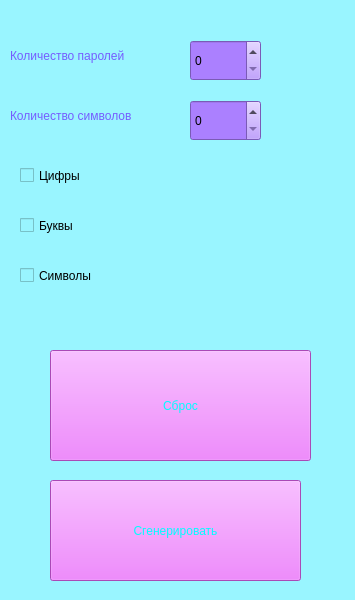
<?xml version="1.0" encoding="UTF-8"?>
<ui version="4.0">
 <class>MainWindow</class>
 <widget class="QMainWindow" name="MainWindow">
  <property name="geometry">
   <rect>
    <x>0</x>
    <y>0</y>
    <width>355</width>
    <height>600</height>
   </rect>
  </property>
  <property name="maximumSize">
   <size>
    <width>355</width>
    <height>600</height>
   </size>
  </property>
  <property name="windowTitle">
   <string>Генератор паролей</string>
  </property>
  <property name="windowIcon">
   <iconset>
    <normaloff>D:/The Last of Us Part I/crs-prompt-logo.png</normaloff>D:/The Last of Us Part I/crs-prompt-logo.png</iconset>
  </property>
  <property name="styleSheet">
   <string notr="true">background-color: rgb(201, 250, 255);
background-color: rgb(153, 245, 255);</string>
  </property>
  <widget class="QWidget" name="centralwidget">
   <widget class="QPushButton" name="generate">
    <property name="geometry">
     <rect>
      <x>50</x>
      <y>480</y>
      <width>251</width>
      <height>101</height>
     </rect>
    </property>
    <property name="styleSheet">
     <string notr="true">color: rgb(0, 255, 255);
font: 14pt &quot;MS Shell Dlg 2&quot;;
font: 12pt &quot;MS Shell Dlg 2&quot;;
background-color: rgb(238, 102, 255);</string>
    </property>
    <property name="text">
     <string>Сгенерировать</string>
    </property>
   </widget>
   <widget class="QLabel" name="label">
    <property name="geometry">
     <rect>
      <x>10</x>
      <y>20</y>
      <width>161</width>
      <height>71</height>
     </rect>
    </property>
    <property name="styleSheet">
     <string notr="true">color: rgb(117, 93, 255);
font: 12pt &quot;MS Shell Dlg 2&quot;;</string>
    </property>
    <property name="text">
     <string>Количество паролей</string>
    </property>
   </widget>
   <widget class="QSpinBox" name="coun_pass">
    <property name="geometry">
     <rect>
      <x>190</x>
      <y>40</y>
      <width>71</width>
      <height>41</height>
     </rect>
    </property>
    <property name="styleSheet">
     <string notr="true">background-color: rgb(171, 128, 255);
font: 12pt &quot;MS Shell Dlg 2&quot;;</string>
    </property>
   </widget>
   <widget class="QCheckBox" name="digit">
    <property name="geometry">
     <rect>
      <x>20</x>
      <y>160</y>
      <width>261</width>
      <height>31</height>
     </rect>
    </property>
    <property name="styleSheet">
     <string notr="true">font: 12pt &quot;MS Shell Dlg 2&quot;;</string>
    </property>
    <property name="text">
     <string>Цифры</string>
    </property>
   </widget>
   <widget class="QSpinBox" name="count_symbols">
    <property name="geometry">
     <rect>
      <x>190</x>
      <y>100</y>
      <width>71</width>
      <height>41</height>
     </rect>
    </property>
    <property name="styleSheet">
     <string notr="true">background-color: rgb(171, 128, 255);
font: 12pt &quot;MS Shell Dlg 2&quot;;</string>
    </property>
   </widget>
   <widget class="QLabel" name="label_2">
    <property name="geometry">
     <rect>
      <x>10</x>
      <y>80</y>
      <width>161</width>
      <height>71</height>
     </rect>
    </property>
    <property name="styleSheet">
     <string notr="true">color: rgb(117, 93, 255);
font: 12pt &quot;MS Shell Dlg 2&quot;;</string>
    </property>
    <property name="text">
     <string>Количество символов</string>
    </property>
   </widget>
   <widget class="QCheckBox" name="alpha">
    <property name="geometry">
     <rect>
      <x>20</x>
      <y>210</y>
      <width>261</width>
      <height>31</height>
     </rect>
    </property>
    <property name="styleSheet">
     <string notr="true">font: 12pt &quot;MS Shell Dlg 2&quot;;</string>
    </property>
    <property name="text">
     <string>Буквы</string>
    </property>
   </widget>
   <widget class="QCheckBox" name="symbol">
    <property name="geometry">
     <rect>
      <x>20</x>
      <y>260</y>
      <width>261</width>
      <height>31</height>
     </rect>
    </property>
    <property name="styleSheet">
     <string notr="true">font: 12pt &quot;MS Shell Dlg 2&quot;;</string>
    </property>
    <property name="text">
     <string>Символы</string>
    </property>
   </widget>
   <widget class="QPushButton" name="reset">
    <property name="geometry">
     <rect>
      <x>50</x>
      <y>350</y>
      <width>261</width>
      <height>111</height>
     </rect>
    </property>
    <property name="styleSheet">
     <string notr="true">color: rgb(0, 255, 255);
font: 12pt &quot;MS Shell Dlg 2&quot;;
background-color: rgb(238, 102, 255);</string>
    </property>
    <property name="text">
     <string>Сброс</string>
    </property>
   </widget>
  </widget>
 </widget>
 <resources/>
 <connections/>
</ui>
